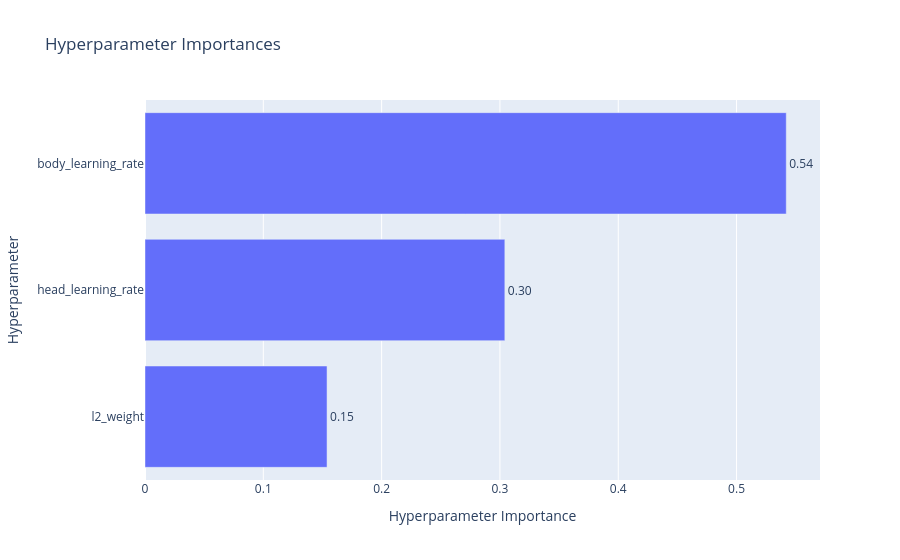

The notebook cell this image was saved under:
### Markdown cell above
![Optuna Param Importances Initial](../images/notebooks/optuna_param_importances.png)

### Code cell
plot_param_importances(study_refined)

### Figure 1 — Plotly figure (JSON) as saved in the notebook; plotly's stock layout.template omitted (floating-point values rounded to 4 significant figures)
{"data": [{"cliponaxis": false, "hovertemplate": ["l2_weight (FloatDistribution): 0.15386400545298948<extra></extra>", "head_learning_rate (FloatDistribution): 0.3041401469017339<extra></extra>", "body_learning_rate (FloatDistribution): 0.5419958476452765<extra></extra>"], "name": "Objective Value", "orientation": "h", "text": ["0.15", "0.30", "0.54"], "textposition": "outside", "type": "bar", "x": [0.1539, 0.3041, 0.542], "y": ["l2_weight", "head_learning_rate", "body_learning_rate"]}], "layout": {"title": {"text": "Hyperparameter Importances"}, "xaxis": {"title": {"text": "Hyperparameter Importance"}}, "yaxis": {"title": {"text": "Hyperparameter"}}}}
